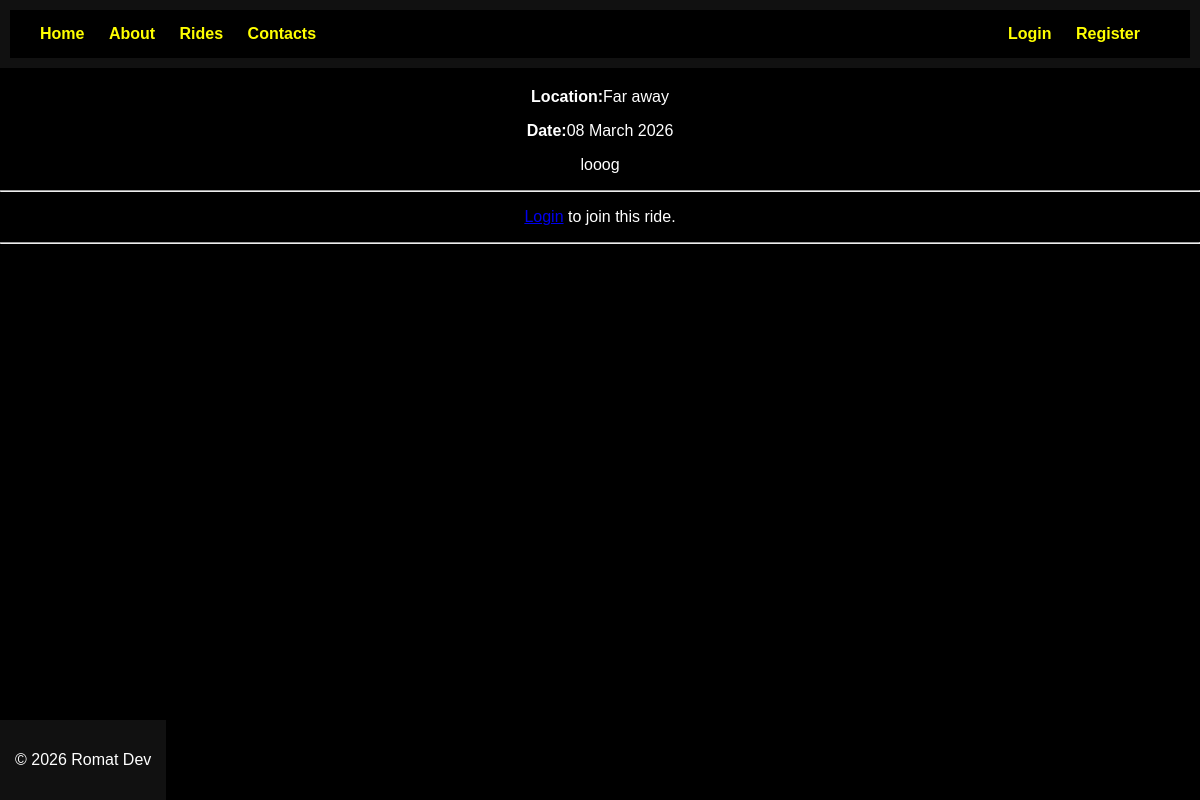
Screenshot of /ride/1 with the database file from the repository.
### app.py (models this page shows)
class Ride(db.Model):
    id = db.Column(db.Integer, primary_key=True)
    title = db.Column(db.String(200))
    location = db.Column(db.String(200))
    ride_date = db.Column(db.String(100))
    description = db.Column(db.Text)
    created_by = db.Column(db.Integer)
    meeting_points = db.relationship(
        'MeetingPoint',
        backref='ride',
        cascade="all, delete-orphan"
    )
    participants = db.relationship(
        'RideParticipant',
        backref='ride',
        cascade='all, delete-orphan'
    )

### app.py (the view, shortened to what this page needs)
@app.route('/ride/<int:ride_id>', methods=['GET', 'POST'])
def ride_detail(ride_id):
    ride = Ride.query.get_or_404(ride_id)
    meeting_points = MeetingPoint.query.filter_by(ride_id=ride.id).all()
    participant = None
    if current_user.is_authenticated:
        participant = RideParticipant.query.filter_by(
            ride_id=ride.id,
            user_id=current_user.id
        ).first()
    participants = RideParticipant.query.filter_by(ride_id=ride.id).all()
    ride_participants = []
    for p in participants:
        user = User.query.get(p.user_id)
        ride_participants.append({
            'username': user.username,
            'meeting_point': p.meeting_point
        })
    return render_template(
        'ride_detail.html',
        ride=ride,
        meeting_points=meeting_points,
        participant=participant,
        ride_participants=ride_participants
    )

### templates/ride_detail.html (shortened to what this page needs)
{% extends 'base.html' %}
{% block content %}
<p><strong>Location:</strong>{{ ride.location }}</p>
<p><strong>Date:</strong>{{ ride.ride_date }}</p>
<p>{{ ride.description }}</p>
<hr>
{% if current_user.is_authenticated %}
    <h3>Join This Ride</h3>
    <form method="POST">
        {% for point in meeting_points %}
        <label class="meeting-option">
                <input type="radio"
                       name="meeting_point"
                       value="{{ point.location_name }}"
                       {% if participant and participant.meeting_point == point.location_name %}
                            checked
                        {% endif %}
                        required>
                {{ point.location_name}}
                <br>
        </label>
        {% endfor %}
        <br>
        <button type="submit">
            {% if participant %}
                Update Meeting Point
            {% else %}
                Join Ride
            {% endif %}
        </button>
    </form>
    <br>
    {% if current_user.is_authenticated and current_user.role == "senior" %}
    <form method="POST"
          action="{{ url_for('delete_ride', ride_id=ride.id) }}"
          onsubmit="return confirm('Are you sure you want to delete this ride?');">
        <button type="submit" style="background-color:red; color:white;">
            Delete Ride
        </button>
    </form>
{% endif %}
{% else %}
    <p><a href="{{ url_for('login')}}">Login</a> to join this ride.</p>
{% endif %}
<hr>
{% endblock %}

### static/css/style.css (style rules this page uses)
body { background-color: black; color: white; font-family: Arial, Helvetica, sans-serif; margin: 0; text-align: center; }

### rows the page displays
Ride: location "Far away", ride_date "08 March 2026", description "looog"
